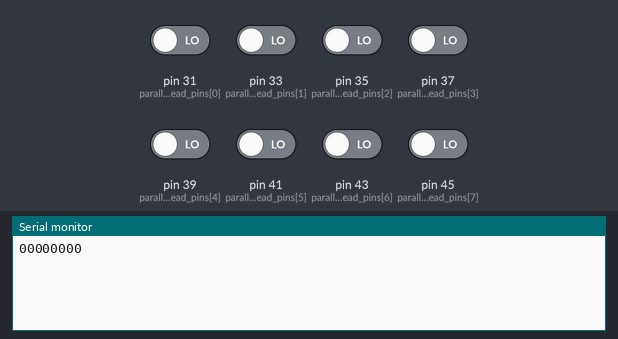
A sketch run on a simulated Arduino Mega 2560, built with avr-gcc and run on an emulated ATmega2560. Parts: the last lines printed to the serial monitor. The test bench sets the inputs (shaded band); at power-on: pin 31 (parallel_read_pins[0]), pin 33 (parallel_read_pins[1]), pin 35 (parallel_read_pins[2]), pin 37 (parallel_read_pins[3]), pin 39 (parallel_read_pins[4]), pin 41 (parallel_read_pins[5]), pin 43 (parallel_read_pins[6]), pin 45 (parallel_read_pins[7]) LOW.

Above: at 1.2 s.
1.3 s: pin 31 (parallel_read_pins[0]) driven HIGH
At 2.5 s:
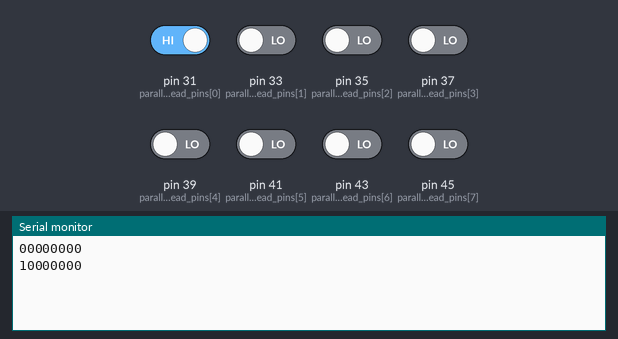
2.8 s: pin 33 (parallel_read_pins[1]) driven HIGH
At 3.9 s:
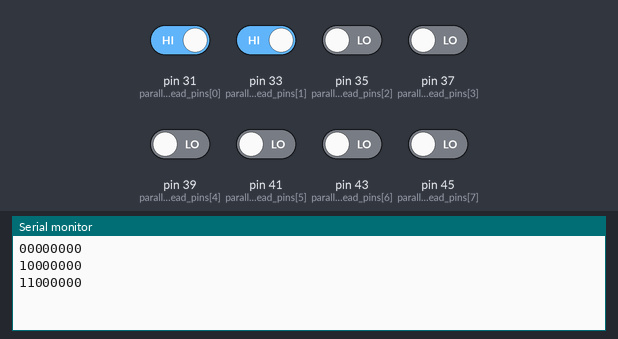
4.3 s: pin 35 (parallel_read_pins[2]) driven HIGH
At 5.1 s:
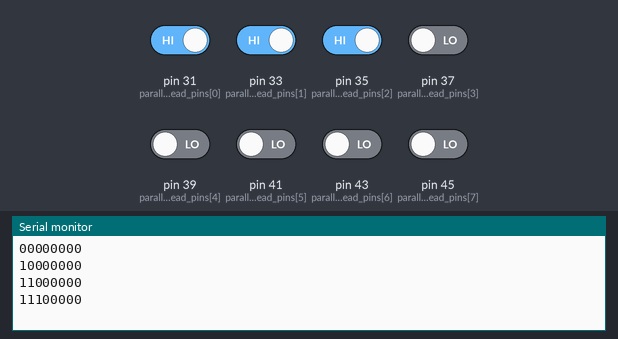
5.8 s: pin 37 (parallel_read_pins[3]) driven HIGH
At 6.2 s:
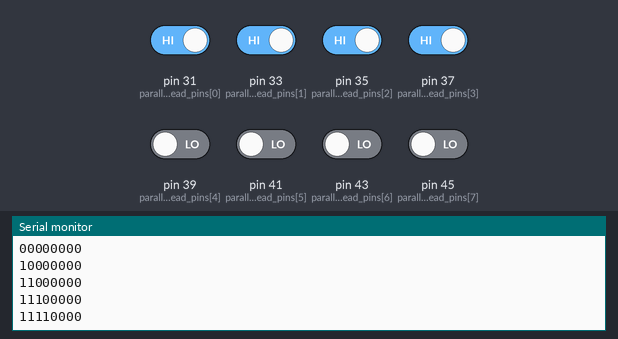
7.3 s: pin 39 (parallel_read_pins[4]) driven HIGH
At 8.5 s:
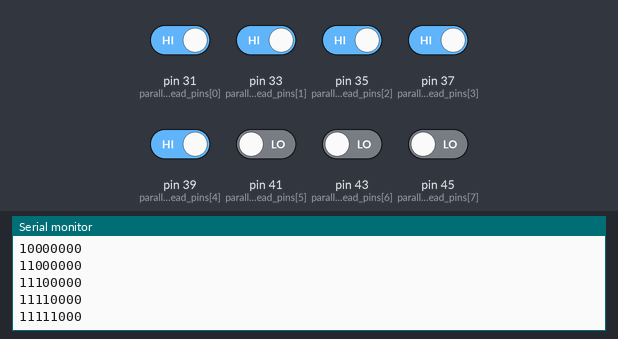
8.8 s: pin 41 (parallel_read_pins[5]) driven HIGH
At 9.7 s:
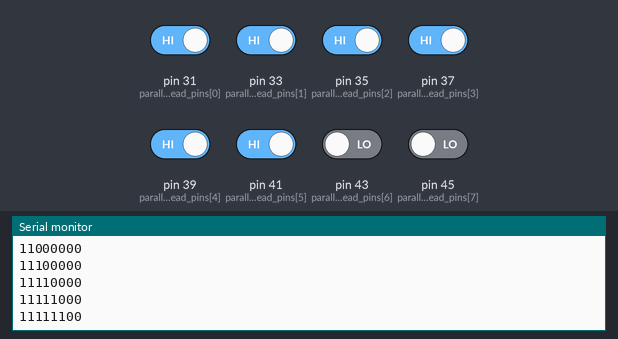
Timing chart, 0 to 11.3 s (numbered marks = the images above; inputs shaded):
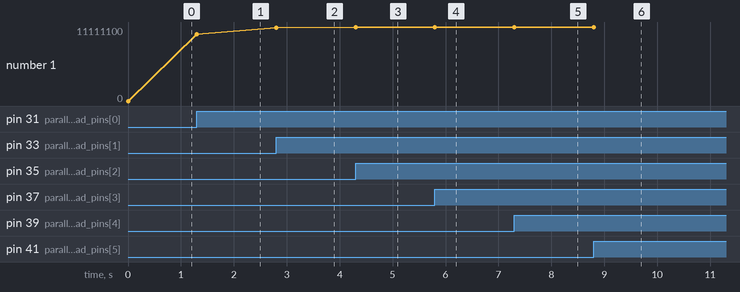

The sketch:

read_parallel.ino
```cpp
/*
  read_parallel.ino - Reads pins in parallel.
*/

// Number of pins that will be read
const int PIN_COUNT = 8;

// Pin numbers for Arduino Yún
//int parallel_read_pins[PIN_COUNT] = {2, 3, 4, 5, 6, 7, 8, 9};

// Pin numbers for Arduino Mega
int parallel_read_pins[PIN_COUNT] = {31, 33, 35, 37, 39, 41, 43, 45};

// Initialize message strings for read loop
String msg = "";
String msg_next;

void setup() {
  // Set pin mode for each pin to INPUT
  for(int i = 0; i < PIN_COUNT; i++)
  {
    pinMode(parallel_read_pins[i], INPUT);
  }

  // Begin serial communication at 19.2k baud
  Serial.begin(19200);
  // Wait for serial connection to initialize
  while(!Serial);
}

void loop() {
  // Reset msg_next for each read
  msg_next = "";

  // Read all pins and append their value to msg_next
  for(int i = 0; i < PIN_COUNT; i++)
  {
    msg_next += digitalRead(parallel_read_pins[i]);
  }

  // If data is different from last read, write to serial
  if(msg_next != msg)
  {
    msg = msg_next;
    //Serial.println(msg_next);
    Serial.println(msg);
  }
}
```

Measured:
- after the input at 1.3 s, the serial monitor: prints a new line at once (image 1)
- after the input at 2.8 s, the serial monitor: prints a new line at once (image 2)
- after the input at 4.3 s, the serial monitor: prints a new line at once (image 3)
- after the input at 5.8 s, the serial monitor: prints a new line at once (image 4)
- after the input at 7.3 s, the serial monitor: prints a new line at once (image 5)
- after the input at 8.8 s, the serial monitor: prints a new line at once (image 6)
- plotted number 1: 0 → 10000000 after the input at 1.3 s, 10000000 → 11000000 after the input at 2.8 s, 11000000 → 11100000 after the input at 4.3 s, 11100000 → 11110000 after the input at 5.8 s, 11110000 → 11111000 after the input at 7.3 s
